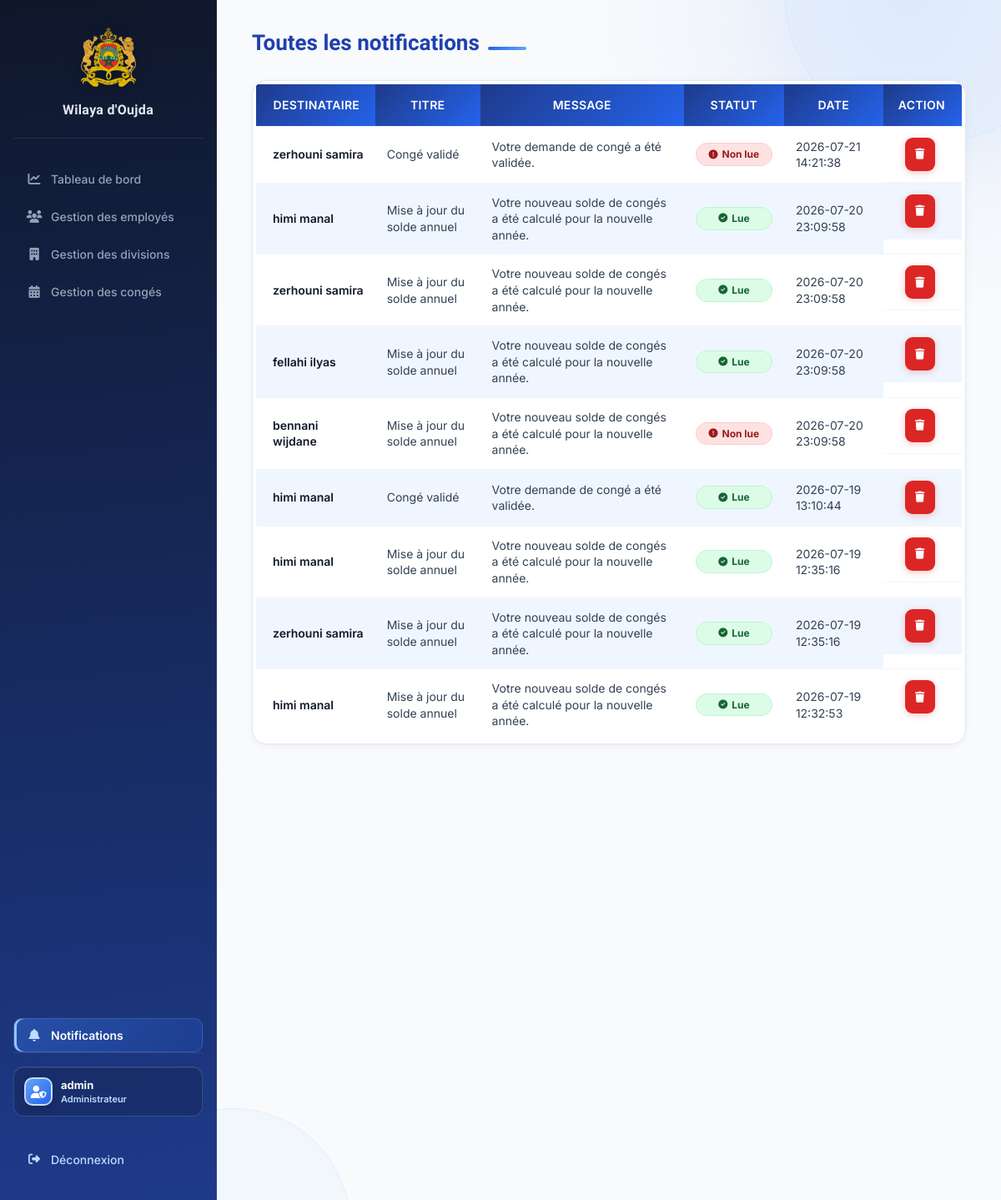
Page /admin/dashboard.php?page=notifications (signed in) on the committed database.
### tables this page shows
CREATE TABLE `notifications` (
  `id` int(11) NOT NULL,
  `utilisateur_id` int(11) NOT NULL,
  `titre` varchar(100) NOT NULL,
  `message` text NOT NULL,
  `type_notification` enum('Application','Email') NOT NULL,
  `lu` tinyint(1) DEFAULT 0,
  `date_notification` datetime DEFAULT current_timestamp()
);

CREATE TABLE `employes` (
  `id` int(11) NOT NULL,
  `nom` varchar(50) NOT NULL,
  `prenom` varchar(50) NOT NULL,
  `cin` varchar(20) DEFAULT NULL,
  `email` varchar(100) NOT NULL,
  `telephone` varchar(20) DEFAULT NULL,
  `date_embauche` date NOT NULL,
  `division_id` int(11) DEFAULT NULL,
  `utilisateur_id` int(11) DEFAULT NULL,
  `solde_annuel` int(11) DEFAULT 22,
  `reste_annee_precedente` int(11) DEFAULT 0,
  `solde_total` int(11) DEFAULT 22,
  `derniere_maj_solde` year(4) DEFAULT NULL
);

### config/auth.php (called while the page is built, shortened)
<?php
function e($value): string
{
    return htmlspecialchars((string) $value, ENT_QUOTES, 'UTF-8');
}
?>

### admin/notifications.php (the view, shortened to what this page needs)
<?php
require_once "../config/auth.php";
require_once "../config/database.php";
$sql = "SELECT notifications.*,
               employes.nom,
               employes.prenom
        FROM notifications
        LEFT JOIN utilisateurs
        ON notifications.utilisateur_id = utilisateurs.id
        LEFT JOIN employes
        ON utilisateurs.id = employes.utilisateur_id
        ORDER BY date_notification DESC";
$stmt = $pdo->query($sql);
$notifications = $stmt->fetchAll();
?>
<h1>Toutes les notifications</h1>
<div class="notification-panel">
    <table class="notification-table">
        <tr>
            <th>Destinataire</th>
            <th>Titre</th>
            <th>Message</th>
            <th>Statut</th>
            <th>Date</th>
            <th>Action</th>
        </tr>
        <?php foreach ($notifications as $notification) { ?>
        <tr>
            <td>
                <?php
                if (!empty($notification['nom'])) {
                    echo e($notification['nom']) . ' ' . e($notification['prenom']);
                } else {
                    echo "Administrateur";
                }
                ?>
            </td>
            <td><?= e($notification['titre']); ?></td>
            <td><?= e($notification['message']); ?></td>
            <td>
                <?php if ($notification['lu'] == 1) { ?>
                <span class="notification-status notification-read">
                    <i class="fa-solid fa-check-circle"></i>
                    Lue
                </span>
                <?php } else { ?>
                <span class="notification-status notification-unread">
                    <i class="fa-solid fa-circle-exclamation"></i>
                    Non lue
                </span>
                <?php } ?>
            </td>
            <td><?= e($notification['date_notification']); ?></td>
            <td class="actions">
                <a class="btn-icon btn-supprimer" href="supprimer_notification.php?id=<?= $notification['id']; ?>"
                    onclick="return confirm('Voulez-vous supprimer cette notification ?')" title="Supprimer">
                    <i class="fa-solid fa-trash"></i>
                </a>
            </td>
        </tr>
        <?php } ?>
    </table>
</div>

### rows in the picture
notifications: employes.nom "zerhouni", employes.prenom "samira", titre "Congé validé", message "Votre demande de congé a été validée.", lu 0 (drawn), date_notification "2026-07-21 14:21:38"
notifications: employes.nom "himi", employes.prenom "manal", titre "Mise à jour du solde annuel", message "Votre nouveau solde de congés a été calculé pour la nouvelle année.", lu 1 (drawn), date_notification "2026-07-20 23:09:58"
notifications: employes.nom "zerhouni", employes.prenom "samira", titre "Mise à jour du solde annuel", message "Votre nouveau solde de congés a été calculé pour la nouvelle année.", lu 1 (drawn), date_notification "2026-07-20 23:09:58"
notifications: employes.nom "fellahi", employes.prenom "ilyas", titre "Mise à jour du solde annuel", message "Votre nouveau solde de congés a été calculé pour la nouvelle année.", lu 1 (drawn), date_notification "2026-07-20 23:09:58"
notifications: employes.nom "bennani", employes.prenom "wijdane", titre "Mise à jour du solde annuel", message "Votre nouveau solde de congés a été calculé pour la nouvelle année.", lu 0 (drawn), date_notification "2026-07-20 23:09:58"
notifications: employes.nom "himi", employes.prenom "manal", titre "Congé validé", message "Votre demande de congé a été validée.", lu 1 (drawn), date_notification "2026-07-19 13:10:44"
notifications: employes.nom "himi", employes.prenom "manal", titre "Mise à jour du solde annuel", message "Votre nouveau solde de congés a été calculé pour la nouvelle année.", lu 1 (drawn), date_notification "2026-07-19 12:35:16"
notifications: employes.nom "zerhouni", employes.prenom "samira", titre "Mise à jour du solde annuel", message "Votre nouveau solde de congés a été calculé pour la nouvelle année.", lu 1 (drawn), date_notification "2026-07-19 12:35:16"
notifications: employes.nom "himi", employes.prenom "manal", titre "Mise à jour du solde annuel", message "Votre nouveau solde de congés a été calculé pour la nouvelle année.", lu 1 (drawn), date_notification "2026-07-19 12:32:53"

### other values in the picture
$_SESSION['username'] "admin"
$roleLabel "Administrateur"
